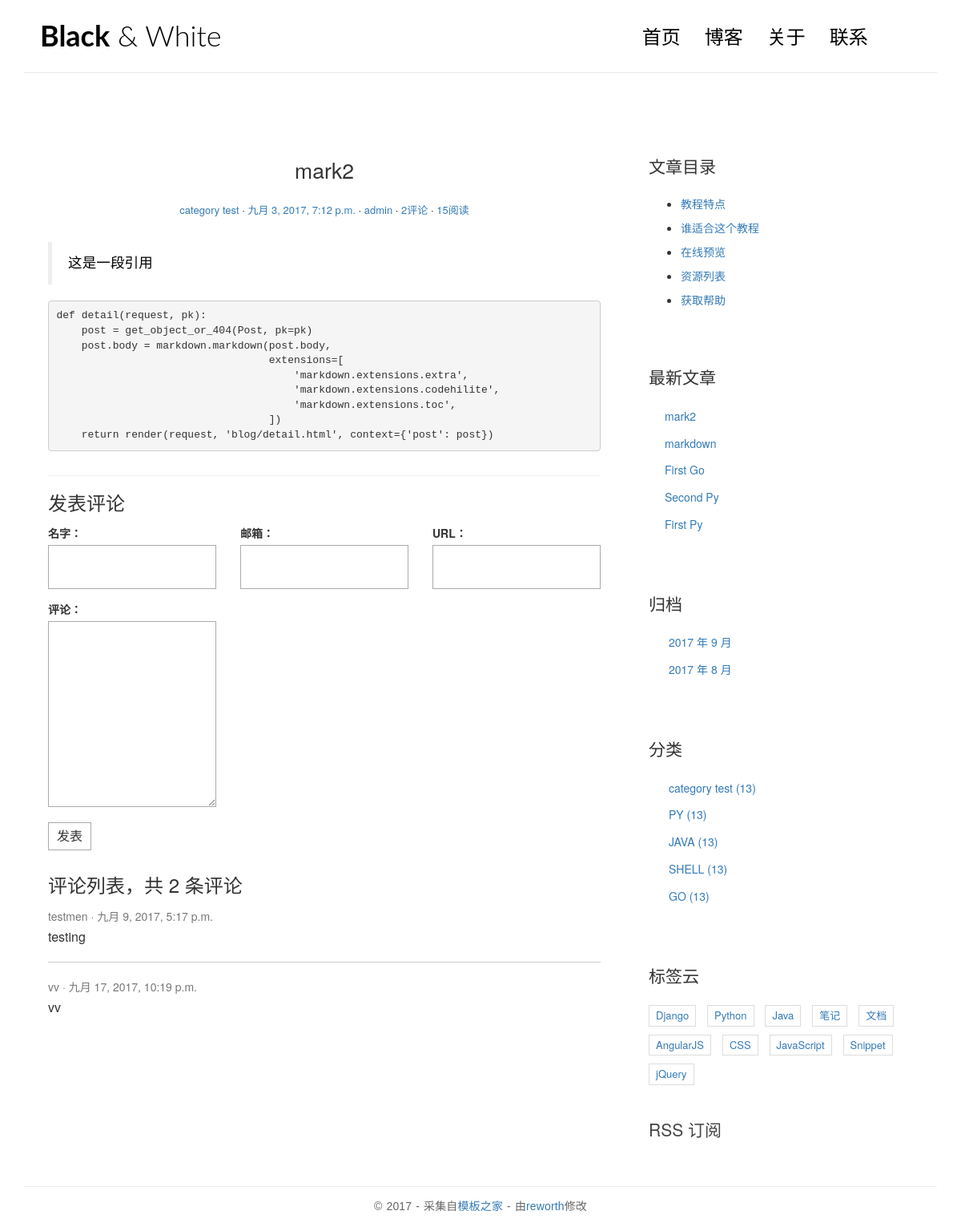
Page /post/6/ on the committed database.
### blog/models.py (models this page shows, shortened)
class Post(models.Model):
    title = models.CharField(max_length=70)
    body = models.TextField()
    created_time = models.DateTimeField()
    modified_time = models.DateTimeField()
    category = models.ForeignKey(Category)
    excerpt = models.CharField(max_length=200, blank=True)
    views = models.PositiveIntegerField(default=0)
    tags = models.ManyToManyField(Tag, blank=True)
    author = models.ForeignKey(User)
    def get_absolute_url(self):
        return reverse('blog:detail', kwargs={'pk': self.pk})
    class Meta:
        ordering = ['-created_time']
    def increase_views(self):
        self.views += 1
        self.save(update_fields=['views'])
    def save(self, *args, **kwargs):
        if not self.excerpt:
            md = markdown.Markdown(extensions=[
                'markdown.extensions.extra',
                'markdown.extensions.codehilite',
            ])
            self.excerpt = strip_tags(md.convert(self.body))[:54]
        super(Post, self).save(*args, **kwargs)

class Category(models.Model):
    name = models.CharField(max_length=100)

### comments/models.py (models this page shows, shortened)
class Comment(models.Model):
    name = models.CharField(max_length=100)
    email = models.EmailField(max_length=255)
    url = models.URLField(blank=True)
    text = models.TextField()
    created_time = models.DateTimeField(auto_now_add=True)
    post = models.ForeignKey('blog.Post')

### blog/views.py (the view)
# urls.py: url(r'^post/(?P<pk>[0-9]+)/$', views.detail, name='detail'),
def detail(request, pk):
    post = get_object_or_404(Post, pk=pk)
    post.increase_views()
    post.body = markdown.markdown(post.body,
                                  extensions=[
                                      'markdown.extensions.extra',
                                      'markdown.extensions.codehilite',
                                      'markdown.extensions.toc',
                                  ])
    form = CommentForm()
    comment_list = post.comment_set.all()
    context = {'post': post,
               'form': form,
               'comment_list': comment_list,
               }
    return render(request, 'blog/detail.html', context=context)

### comments/forms.py
class CommentForm(forms.ModelForm):
    class Meta:
        model = Comment
        fields = ['name', 'email', 'url', 'text']

### blog/templatetags/blog_tags.py (called while the page is built)
@register.simple_tag
def get_recent_posts(num=5):
    return Post.objects.all().order_by('-created_time')[:num]

@register.simple_tag
def get_categories():
    return Category.objects.all()

@register.simple_tag
def archives():
    return Post.objects.dates('created_time', 'month', order='DESC')

### templates/blog/detail.html (shortened to what this page needs)
{% extends 'base.html' %}
{% block main %}
                <article class="post post-{{ post.pk }}">
                    <header class="entry-header">
                        <h1 class="entry-title">{{ post.title }}</h1>
                        <div class="entry-meta">
                            <span class="post-category"><a href="#">{{ post.category.name }}</a></span>
                            <span class="post-date"><a href="#"><time class="entry-date"
                                                                      datetime="{{ post.created_time }}">{{ post.created_time }}</time></a></span>
                            <span class="post-author"><a href="#">{{ post.author }}</a></span>
                            <span class="comments-link"><a href="#">{{ post.comment_set.count }}评论</a></span>
                            <span class="views-count"><a href="#">{{ post.views }}阅读</a></span>
                        </div>
                    </header>
                    <div class="entry-content clearfix">
                     {{ post.body|safe }}
                    </div>
                </article>
                <section class="comment-area" id="comment-area">
                    <hr>
                    <h3>发表评论</h3>
                    <form action="{% url  'comments:post_comment' post.pk %}" method="post" class="comment-form">
                        <div class="row">
                            <div class="col-md-4">
                                <label for="{{ form.name.id_for_label }}">名字：</label>
                                {{ form.name }}
                            </div>
                            <div class="col-md-4">
                                <label for="{{ form.email.id_for_label }}">邮箱：</label>
                                {{ form.email }}
                            </div>
                            <div class="col-md-4">
                                <label for="{{ form.url.id_for_label }}">URL：</label>
                                {{ form.url }}
                            </div>
                            <div class="col-md-4">
                                <label for="{{ form.text.id_for_label }}">评论：</label>
                                {{ form.text }}
                                <button type="submit" class="comment-btn">发表</button>
                            </div>
                        </div>
                    </form>
                    <div class="comment-list-panel">
                        <h3>评论列表，共 <span>{{ post.comment_set.count }}</span> 条评论</h3>
                        <ul class="comment-list list-unstyled">
                            {% for comment in comment_list %}
                            <li class="comment-item">
                                <span class="nickname">{{ comment.name }}</span>
                                <time class="submit-date">{{ comment.created_time }}</time>
                                <div class="text">
                                    {{ comment.text }}
                                </div>
                            </li>
                            {% empty %}
                            暂无评论！
                            {% endfor %}
                        </ul>
                    </div>
                </section>
{% endblock main %}
{% block toc %}
                <div class="widget widget-content">
                    <h3 class="widget-title">文章目录</h3>
                    <ul>
                        <li>
                            <a href="#">教程特点</a>
                        </li>
                        <li>
                            <a href="#">谁适合这个教程</a>
                        </li>
                        <li>
                            <a href="#">在线预览</a>
                        </li>
                        <li>
                            <a href="#">资源列表</a>
                        </li>
                        <li>
                            <a href="#">获取帮助</a>
                        </li>
                    </ul>
                </div>
{% endblock toc %}

### templates/base.html (shortened to what this page needs)
{% load staticfiles %}
{% load blog_tags %}
<!DOCTYPE html>
<html>
<head>
    <link rel="stylesheet" href="http://code.ionicframework.com/ionicons/2.0.1/css/ionicons.min.css">
    <link rel="stylesheet" href="{% static 'css/pace.css' %}">
    <link rel="stylesheet" href="{% static 'css/custom.css' %}">
    <link rel="stylesheet" href="{% static 'css/bootstrap.min.css' %}">
    <link rel="stylesheet" href="{% static 'css/highlights/github.css' %}">
</head>
<body>
<div class="container">
    <header id="site-header">
        <div class="row">
            <div class="col-md-4 col-sm-5 col-xs-8">
                <div class="logo">
                    <h1><a href="{% url 'blog:index' %}"><b>Black</b> &amp; White</a></h1>
                </div>
            </div>
            <div class="col-md-8 col-sm-7 col-xs-4">
                <nav class="main-nav" role="navigation">
                    <div class="collapse navbar-collapse" id="bs-example-navbar-collapse-1">
                        <ul class="nav navbar-nav navbar-right">
                            <li class="cl-effect-11"><a href="{% url 'blog:index' %}" data-hover="首页">首页</a></li>
                            <li class="cl-effect-11"><a href="full-width.html" data-hover="博客">博客</a></li>
                            <li class="cl-effect-11"><a href="about.html" data-hover="关于">关于</a></li>
                            <li class="cl-effect-11"><a href="contact.html" data-hover="联系">联系</a></li>
                        </ul>
                    </div>
                </nav>
            </div>
        </div>
    </header>
</div>
<div class="content-body">
    <div class="container">
        <div class="row">
            <main class="col-md-8">
                {% block main %}
                {% endblock main %}
            </main>
            <aside class="col-md-4">
                {% block toc %}
                {% endblock toc %}
                <div class="widget widget-recent-posts">
                    <h3 class="widget-title">最新文章</h3>
                    {% get_recent_posts as recent_post_list %}
                    <ul>
                        {% for post in recent_post_list %}
                        <li>
                            <a href="{{ post.get_absolute_url }}">{{ post.title }}</a>
                        </li>
                        {% empty %}
                        暂无文章
                        {% endfor %}
                    </ul>
                </div>
                <div class="widget widget-archives">
                    <h3 class="widget-title">归档</h3>
                    {% archives as date_list %}
                    <ul>
                        {% for date in date_list %}
                        <li>
                            <a href="{% url 'blog:archives' date.year date.month %}">{{ date.year }} 年 {{ date.month }} 月</a>
                        </li>
                        {% empty %}
                        暂无归档！
                        {% endfor %}
                    </ul>
                </div>
                <div class="widget widget-category">
                    <h3 class="widget-title">分类</h3>
                    {% get_categories as category_list %}
                    <ul>
                        {% for category in category_list %}
                        <li>
                            <a href="#">{{ category.name }} <span class="post-count">(13)</span></a>
                        </li>
                        {% empty %}
                            暂无分类!
                        {% endfor %}
                    </ul>
                </div>
                <div class="widget widget-tag-cloud">
                    <h3 class="widget-title">标签云</h3>
                    <ul>
                        <li>
                            <a href="#">Django</a>
                        </li>
                        <li>
                            <a href="#">Python</a>
                        </li>
                        <li>
                            <a href="#">Java</a>
                        </li>
                        <li>
                            <a href="#">笔记</a>
                        </li>
                        <li>
                            <a href="#">文档</a>
                        </li>
                        <li>
                            <a href="#">AngularJS</a>
                        </li>
                        <li>
                            <a href="#">CSS</a>
                        </li>
                        <li>
                            <a href="#">JavaScript</a>
                        </li>
                        <li>
                            <a href="#">Snippet</a>
                        </li>
                        <li>
                            <a href="#">jQuery</a>
                        </li>
                    </ul>
                </div>
                <div class="rss">
                    <a href=""> RSS 订阅</a>
                </div>
            </aside>
        </div>
    </div>
</div>
<footer id="site-footer">
    <div class="container">
        <div class="row">
            <div class="col-md-12">
                <p class="copyright">&copy 2017 - 采集自<a href="http://www.cssmoban.com/"
                                                        target="_blank" title="模板之家">模板之家</a>
                    - 由<a href="http://zmrenwu.com/" title="网页模板" target="_blank">reworth</a>修改
                </p>
            </div>
        </div>
    </div>
</footer>
</body>
</html>

### blog/static/css/custom.css (style rules this page uses)
* { outline: none; }
h1, h2, h3, h4, h5, h6 { margin-top: 0; }
b { font-weight: 400; }
a { color: #333; }
body { color: #444; font-family: 'Lato', sans-serif; }
p { font-family: 'Ubuntu', sans-serif; font-weight: 400; word-spacing: 1px; letter-spacing: 0.01em; }
#site-header { background-color: #FFF; padding: 25px 20px; margin-bottom: 40px; border-bottom: 1px solid #e7e7e7; }
.logo h1 a { color: #000; }
.logo h1 { margin: 0; font-family: 'Lato', sans-serif; font-weight: 300; }
.main-nav { margin-top: 11px; max-width: 95%; }
.main-nav a { color: #000000 !important; padding: 0 0 5px 0 !important; margin-right: 30px; font-family: 'Lato', sans-serif; font-weight: 300; font-size: 24px; }
.cl-effect-11 a { padding: 10px 0; color: #0972b4; text-shadow: none; }
.cl-effect-11 a::before { position: absolute; top: 0; left: 0; overflow: hidden; padding: 0 0 5px 0 !important; max-width: 0; border-bottom: 1px solid #000; color: #000; content: attr(data-hover); white-space: nowrap; -webkit-transition: max-width 0.5s; -moz-transition: max-width 0.5s; transition: max-width 0.5s; }
.content-body { padding-bottom: 4em; }
.post { background: #fff; padding: 30px 30px 0; }
.entry-title { text-align: center; font-size: 1.9em; margin-bottom: 20px; line-height: 1.6; padding: 10px 20px 0; }
.entry-meta { text-align: center; color: #DDDDDD; font-size: 13px; margin-bottom: 30px; }
.entry-content { font-size: 18px; line-height: 1.9; font-weight: 300; color: #000; }
.post-category::after, .post-date::after, .post-author::after, .comments-link::after { content: ' ·'; color: #000; }
.widget { background: #fff; padding: 30px 0 0; }
.widget-title { font-size: 1.5em; margin-bottom: 20px; line-height: 1.6; padding: 10px 0 0; font-weight: 400; }
.widget-recent-posts ul { padding: 0; margin: 0; padding-left: 20px; }
.widget-recent-posts ul li { list-style-type: none; position: relative; line-height: 170%; margin-bottom: 10px; }
.widget-recent-posts ul li::before { content: '\f3d3'; font-family: "Ionicons"; position: absolute; left: -17px; top: 3px; font-size: 16px; color: #000; }
.widget-archives ul { padding: 0; margin: 0; padding-left: 25px; }
.widget-archives ul li { list-style-type: none; position: relative; line-height: 170%; margin-bottom: 10px; }
.widget-archives ul li::before { content: '\f3f3'; font-family: "Ionicons"; position: absolute; left: -25px; top: 1px; font-size: 16px; color: #000; }
.widget-category ul { padding: 0; margin: 0; padding-left: 25px; }
.widget-category ul li { list-style-type: none; position: relative; line-height: 170%; margin-bottom: 10px; }
.widget-category ul li::before { content: '\f3fe'; font-family: "Ionicons"; position: absolute; left: -25px; top: 1px; font-size: 18px; color: #000; }
.widget-tag-cloud ul { padding: 0; margin: 0; margin-right: -10px; }
.widget-tag-cloud ul li { list-style-type: none; font-size: 13px; display: inline-block; margin-right: 10px; margin-bottom: 10px; padding: 3px 8px; border: 1px solid #ddd; }
.widget-content ul li { margin-bottom: 10px; }
.rss { font-size: 21px; margin-top: 30px; }
.rss a { color: #444; }
#site-footer { padding-top: 10px; padding: 0 0 1.5em 0; }
.copyright { text-align: center; padding-top: 1em; margin: 0; border-top: 1px solid #eee; color: #666; }
.contact-form input, .comment-form input { border: 1px solid #aaa; margin-bottom: 15px; width: 100%; padding: 15px 15px; font-size: 16px; line-height: 100%; transition: 0.4s border-color linear; }
.contact-form textarea, .comment-form textarea { border: 1px solid #aaa; margin-bottom: 15px; width: 100%; padding: 15px 15px; font-size: 16px; line-height: 20px !important; min-height: 183px; transition: 0.4s border-color linear; }
.comment-area { padding: 0 30px 0; }
.comment-form { margin-top: 15px; }
.comment-form .comment-btn { background-color: #fff; border: 1px solid #aaa; font-size: 16px; padding: 5px 10px; }
.comment-list-panel { margin-top: 30px; }
.comment-list { margin-top: 15px; }
.comment-item:not(:last-child) { border-bottom: 1px #ccc solid; margin-bottom: 20px; padding-bottom: 20px; }
.comment-item .nickname, .comment-item .submit-date { color: #777; font-size: 14px; }
.comment-item .nickname:after { content: ' ·'; }
.comment-item .text { padding-top: 5px; font-size: 16px; }

### rows in the picture
Post: title "mark2", category.name "category test", created_time "九月 3, 2017, 7:12 p.m.", author "admin", comment_set.count "2", views "15", body "这是一段引用 def detail(request, pk): post = get_object_or_404(Post, pk=pk) post.body = markdown.markdown(post.body, extensions=[ 'markdown.extensions.extra', 'markdown.extensions.codehilite', 'markdown.extensions.toc', ]) return render(request, 'blog/detail.html', context={'post': post})"
Comment: name "testmen", created_time "九月 9, 2017, 5:17 p.m.", text "testing"
Comment: name "vv", created_time "九月 17, 2017, 10:19 p.m.", text "vv"
Post: title "markdown"
Post: title "First Go"
Post: title "Second Py"
Post: title "First Py"
Category: name "category test"
Category: name "PY"
Category: name "JAVA"
Category: name "SHELL"
Category: name "GO"

### other values in the picture
{{ date.year }} "2017" "2017"
{{ date.month }} "9" "8"
